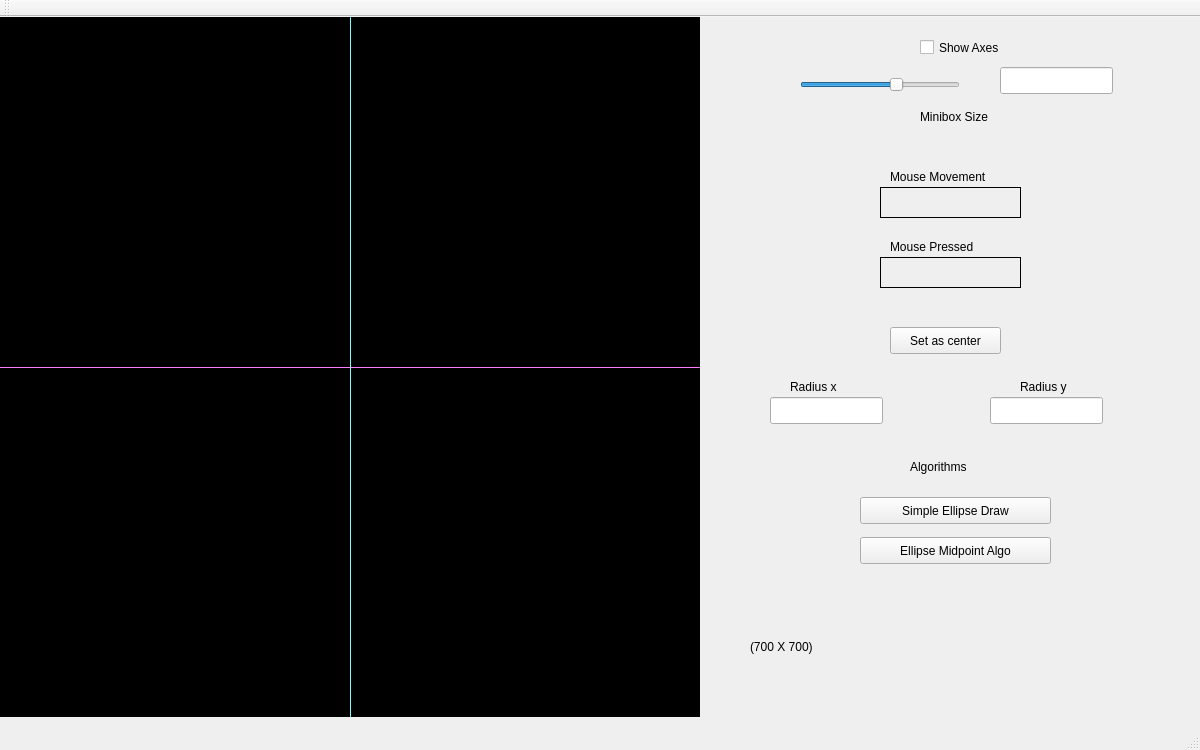
<?xml version="1.0" encoding="UTF-8"?>
<ui version="4.0">
 <class>MainWindow</class>
 <widget class="QMainWindow" name="MainWindow">
  <property name="geometry">
   <rect>
    <x>0</x>
    <y>0</y>
    <width>1200</width>
    <height>750</height>
   </rect>
  </property>
  <property name="windowTitle">
   <string>MainWindow</string>
  </property>
  <widget class="QWidget" name="centralWidget">
   <widget class="my_label" name="frame">
    <property name="geometry">
     <rect>
      <x>0</x>
      <y>0</y>
      <width>700</width>
      <height>700</height>
     </rect>
    </property>
    <property name="sizePolicy">
     <sizepolicy hsizetype="Preferred" vsizetype="Preferred">
      <horstretch>0</horstretch>
      <verstretch>0</verstretch>
     </sizepolicy>
    </property>
    <property name="mouseTracking">
     <bool>true</bool>
    </property>
    <property name="styleSheet">
     <string notr="true">background-color: rgb(0, 0, 0);</string>
    </property>
    <property name="frameShape">
     <enum>QFrame::Box</enum>
    </property>
    <property name="text">
     <string/>
    </property>
   </widget>
   <widget class="QLabel" name="mouse_movement">
    <property name="geometry">
     <rect>
      <x>880</x>
      <y>170</y>
      <width>141</width>
      <height>31</height>
     </rect>
    </property>
    <property name="frameShape">
     <enum>QFrame::Panel</enum>
    </property>
    <property name="text">
     <string/>
    </property>
   </widget>
   <widget class="QLabel" name="label_3">
    <property name="geometry">
     <rect>
      <x>890</x>
      <y>150</y>
      <width>121</width>
      <height>20</height>
     </rect>
    </property>
    <property name="text">
     <string>Mouse Movement</string>
    </property>
   </widget>
   <widget class="QLabel" name="label_6">
    <property name="geometry">
     <rect>
      <x>750</x>
      <y>620</y>
      <width>81</width>
      <height>20</height>
     </rect>
    </property>
    <property name="text">
     <string>(700 X 700)</string>
    </property>
   </widget>
   <widget class="Line" name="x_axis">
    <property name="geometry">
     <rect>
      <x>0</x>
      <y>350</y>
      <width>700</width>
      <height>1</height>
     </rect>
    </property>
    <property name="styleSheet">
     <string notr="true">background-color: rgb(255, 85, 255);</string>
    </property>
    <property name="orientation">
     <enum>Qt::Horizontal</enum>
    </property>
   </widget>
   <widget class="Line" name="y_axis">
    <property name="geometry">
     <rect>
      <x>350</x>
      <y>0</y>
      <width>1</width>
      <height>700</height>
     </rect>
    </property>
    <property name="styleSheet">
     <string notr="true">
background-color: rgb(85, 255, 255);</string>
    </property>
    <property name="orientation">
     <enum>Qt::Vertical</enum>
    </property>
   </widget>
   <widget class="QCheckBox" name="show_axes">
    <property name="geometry">
     <rect>
      <x>920</x>
      <y>20</y>
      <width>101</width>
      <height>21</height>
     </rect>
    </property>
    <property name="text">
     <string>Show Axes</string>
    </property>
   </widget>
   <widget class="QSlider" name="horizontalSlider">
    <property name="geometry">
     <rect>
      <x>800</x>
      <y>60</y>
      <width>160</width>
      <height>16</height>
     </rect>
    </property>
    <property name="minimum">
     <number>2</number>
    </property>
    <property name="maximum">
     <number>15</number>
    </property>
    <property name="sliderPosition">
     <number>10</number>
    </property>
    <property name="orientation">
     <enum>Qt::Horizontal</enum>
    </property>
   </widget>
   <widget class="QLabel" name="label_4">
    <property name="geometry">
     <rect>
      <x>920</x>
      <y>90</y>
      <width>91</width>
      <height>20</height>
     </rect>
    </property>
    <property name="text">
     <string>Minibox Size</string>
    </property>
   </widget>
   <widget class="QLineEdit" name="lineEdit">
    <property name="geometry">
     <rect>
      <x>1000</x>
      <y>50</y>
      <width>113</width>
      <height>27</height>
     </rect>
    </property>
   </widget>
   <widget class="QPushButton" name="pushButton">
    <property name="geometry">
     <rect>
      <x>860</x>
      <y>480</y>
      <width>191</width>
      <height>27</height>
     </rect>
    </property>
    <property name="text">
     <string>Simple Ellipse Draw</string>
    </property>
   </widget>
   <widget class="QPushButton" name="pushButton_1">
    <property name="geometry">
     <rect>
      <x>860</x>
      <y>520</y>
      <width>191</width>
      <height>27</height>
     </rect>
    </property>
    <property name="text">
     <string>Ellipse Midpoint Algo</string>
    </property>
   </widget>
   <widget class="QLabel" name="label_8">
    <property name="geometry">
     <rect>
      <x>910</x>
      <y>440</y>
      <width>81</width>
      <height>20</height>
     </rect>
    </property>
    <property name="text">
     <string>Algorithms</string>
    </property>
   </widget>
   <widget class="QLineEdit" name="radius_x">
    <property name="geometry">
     <rect>
      <x>770</x>
      <y>380</y>
      <width>113</width>
      <height>27</height>
     </rect>
    </property>
   </widget>
   <widget class="QLabel" name="label_2">
    <property name="geometry">
     <rect>
      <x>790</x>
      <y>360</y>
      <width>61</width>
      <height>20</height>
     </rect>
    </property>
    <property name="text">
     <string>Radius x</string>
    </property>
   </widget>
   <widget class="QPushButton" name="pushButton_2">
    <property name="geometry">
     <rect>
      <x>890</x>
      <y>310</y>
      <width>111</width>
      <height>27</height>
     </rect>
    </property>
    <property name="text">
     <string>Set as center</string>
    </property>
   </widget>
   <widget class="QLabel" name="label_5">
    <property name="geometry">
     <rect>
      <x>890</x>
      <y>220</y>
      <width>121</width>
      <height>20</height>
     </rect>
    </property>
    <property name="text">
     <string>Mouse Pressed</string>
    </property>
   </widget>
   <widget class="QLabel" name="mouse_press">
    <property name="geometry">
     <rect>
      <x>880</x>
      <y>240</y>
      <width>141</width>
      <height>31</height>
     </rect>
    </property>
    <property name="frameShape">
     <enum>QFrame::Panel</enum>
    </property>
    <property name="text">
     <string/>
    </property>
   </widget>
   <widget class="QLabel" name="label_7">
    <property name="geometry">
     <rect>
      <x>1020</x>
      <y>360</y>
      <width>61</width>
      <height>20</height>
     </rect>
    </property>
    <property name="text">
     <string>Radius y</string>
    </property>
   </widget>
   <widget class="QLineEdit" name="radius_y">
    <property name="geometry">
     <rect>
      <x>990</x>
      <y>380</y>
      <width>113</width>
      <height>27</height>
     </rect>
    </property>
   </widget>
  </widget>
  <widget class="QMenuBar" name="menuBar">
   <property name="geometry">
    <rect>
     <x>0</x>
     <y>0</y>
     <width>1200</width>
     <height>24</height>
    </rect>
   </property>
  </widget>
  <widget class="QToolBar" name="mainToolBar">
   <attribute name="toolBarArea">
    <enum>TopToolBarArea</enum>
   </attribute>
   <attribute name="toolBarBreak">
    <bool>false</bool>
   </attribute>
  </widget>
  <widget class="QStatusBar" name="statusBar"/>
 </widget>
 <layoutdefault spacing="6" margin="11"/>
 <customwidgets>
  <customwidget>
   <class>my_label</class>
   <extends>QLabel</extends>
   <header location="global">my_label.h</header>
  </customwidget>
 </customwidgets>
 <resources/>
 <connections/>
</ui>
